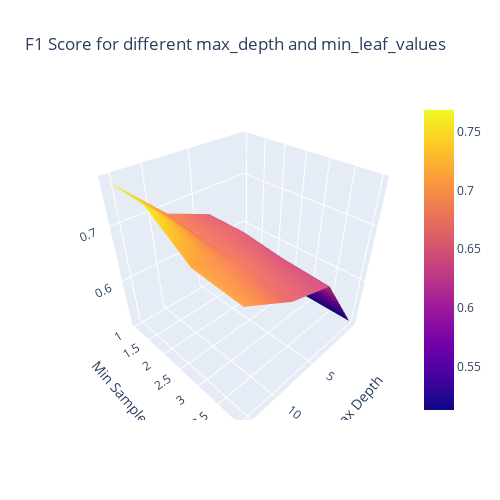

Source (notebook cell):
### Markdown cell above
In this step, we visualize the results of a manual grid search for a Decision Tree model using a 3D surface plot.

- Z: 2D matrix of F1 scores on the validation set

- x = max_depth_values: values of max_depth (e.g., 2, 4, 8, 16)

- y = min_leaf_values: values of min_samples_leaf (e.g., 1, 2, 3, 4)

This creates a surface where each point represents the model's validation performance under a specific parameter setting.

### Code cell
import plotly.graph_objects as go

fig = go.Figure(data=[go.Surface(z=Z, x=max_depth_values, y=min_leaf_values)])

fig.update_layout(title='F1 Score for different max_depth and min_leaf_values',
                  autosize=False, width=500, height=500,
                  scene=dict(xaxis_title='Max Depth',
                             yaxis_title='Min Sample Leaf',
                             zaxis_title='F1 Score (Val)',
                             xaxis=dict(type='log')))

fig.show()

### Figure 1 — Plotly figure (JSON) as saved in the notebook; plotly's stock layout.template omitted (floating-point values rounded to 4 significant figures)
{"data": [{"type": "surface", "x": [2, 4, 8, 16], "y": [1, 2, 3, 4], "z": [[0.5133, 0.6543, 0.6881, 0.7685], [0.5133, 0.6543, 0.6774, 0.7643], [0.5133, 0.6436, 0.6767, 0.7143], [0.5133, 0.6382, 0.6627, 0.7091]]}], "layout": {"autosize": false, "height": 500, "scene": {"xaxis": {"title": {"text": "Max Depth"}, "type": "log"}, "yaxis": {"title": {"text": "Min Sample Leaf"}}, "zaxis": {"title": {"text": "F1 Score (Val)"}}}, "title": {"text": "F1 Score for different max_depth and min_leaf_values"}, "width": 500}}
